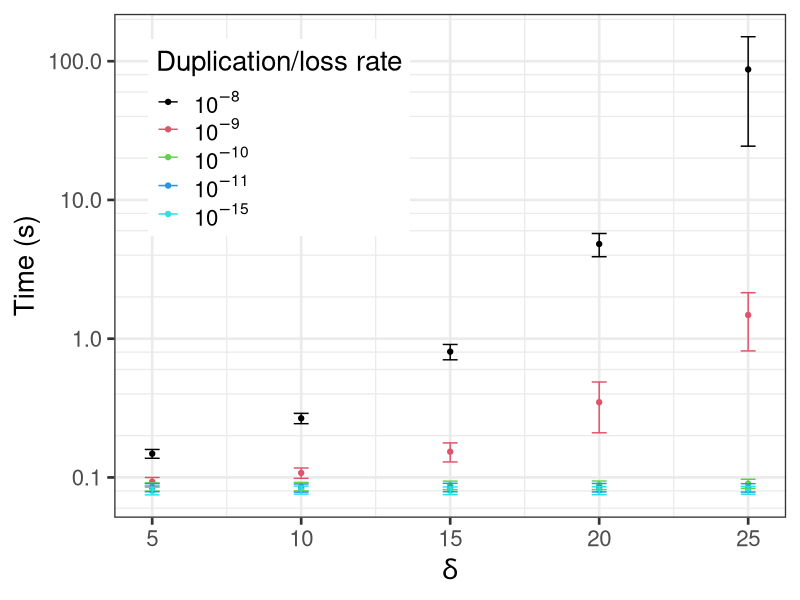
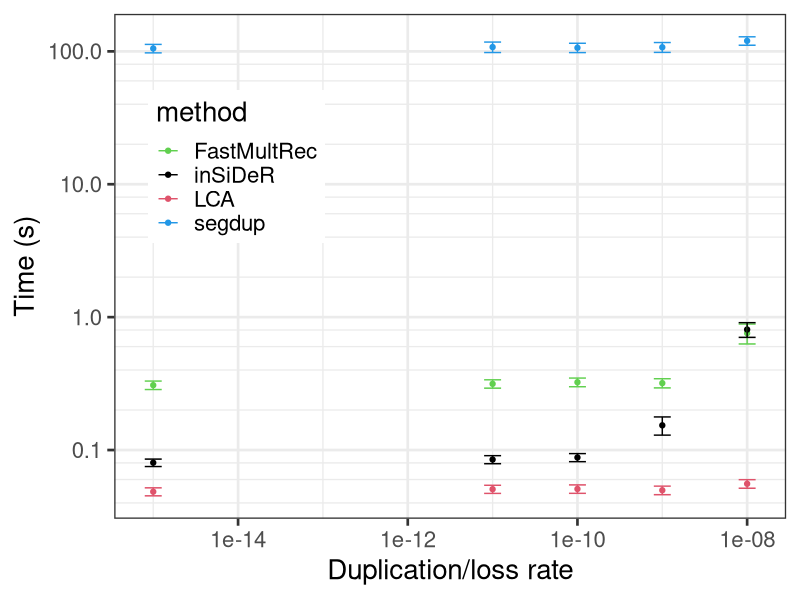
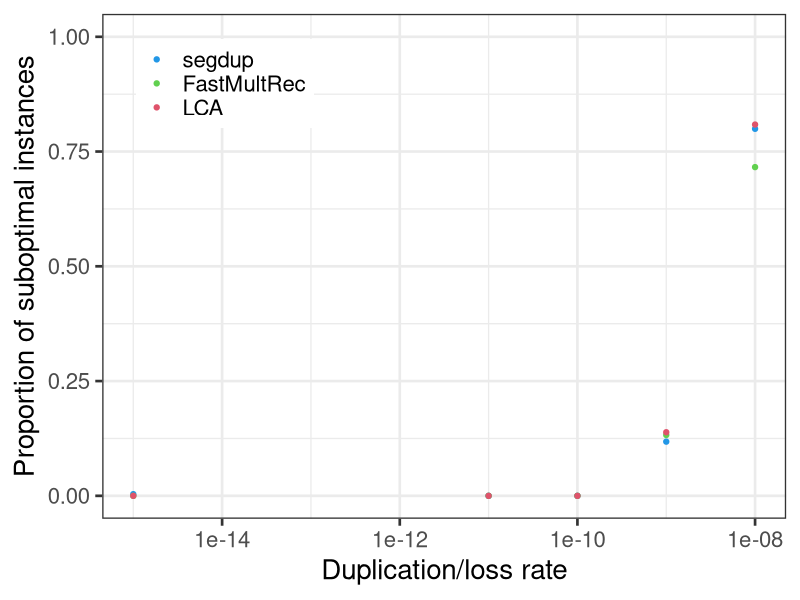

Recreate these plots in R, in order.
library(ggplot2)
library(scales)
library(reshape2)
theme_set(theme_bw(base_size=20))

#helper function for axis breaks
lb = function(maj, by=1, lower=0.1, radix=10) {
  function(x) {
    minx         = floor(max(-15,min(logb(x,radix), na.rm=T))) - 1
    maxx         = ceiling(max(logb(x,radix), na.rm=T)) + 1
    n_major      = maxx - minx + 1
    major_breaks = seq(minx, maxx, by=1)
    if (maj) {
      breaks = major_breaks
    } else {
      steps = logb(seq(by,radix-by,by=by),radix)
      breaks = rep(steps, times=n_major) +
               rep(major_breaks, each=floor(radix/by)-1)
    }
    radix^breaks
  }
}

dat <- read.csv("stats_wgd_all.csv", header=T)

attach(dat)

### 1. insider only vs d, colour = duprate

subdat <- subset(dat, method=="insider")
attach(subdat)

means <- aggregate(time ~ duprate + dup_cost, data = subdat, FUN=mean)
means$duprate <- factor(means$duprate)
counts <- aggregate(time ~ duprate + dup_cost, data = subdat, FUN=length)
sds <- aggregate(time ~ duprate + dup_cost, data = subdat, FUN=sd)


pdf("figures/wgd-d.pdf")
ggplot(data=means) + geom_point(aes(dup_cost, time, col=duprate)) +
	geom_errorbar(aes(dup_cost,ymin=time-2*sds$time/sqrt(counts$time),ymax=time+2*sds$time/sqrt(counts$time), col=duprate), width=0.5) + 
	scale_x_continuous(breaks=seq(0,100,by=5)) + scale_y_log10(minor_breaks=lb(FALSE,by=2)) +
	scale_colour_manual("Duplication/loss rate", values=1:5, labels=c(bquote(10^-8),bquote(10^-9),bquote(10^-10),bquote(10^-11),bquote(10^-15))) +
	theme(legend.position = c(.05, .95), legend.justification = c("left", "top"), legend.box.just = "right", legend.margin = margin(6, 6, 6, 6)) +
	xlab(bquote(delta)) + ylab("Time (s)")
dev.off()


### 2. all methods vs duprate, d = 15, colour = method

subdat <- subset(dat, dup_cost == 15)
subdat$duprate <- 10^(-subdat$duprate)
attach(subdat)

means <- aggregate(time ~ duprate + method, data = subdat, FUN=mean)
counts <- aggregate(time ~ duprate + method, data = subdat, FUN=length)
sds <- aggregate(time ~ duprate + method, data = subdat, FUN=sd)

pdf("figures/wgd-duprate.pdf")
ggplot(data=means) + geom_point(aes(duprate, time, col=method)) +
	geom_errorbar(aes(duprate,ymin=time-2*sds$time/sqrt(counts$time),ymax=time+2*sds$time/sqrt(counts$time), col=method), width=0.2) + 
	scale_x_log10(minor_breaks=lb(TRUE)) + scale_y_log10(minor_breaks=lb(FALSE,by=2)) +
	scale_colour_manual(values=c(3,1,2,4), labels=c("FastMultRec","inSiDeR","LCA","segdup")) +
	theme(legend.position = c(.05, .85), legend.justification = c("left", "top"), legend.box.just = "right", legend.margin = margin(6, 6, 6, 6)) +
	xlab("Duplication/loss rate") + ylab("Time (s)")
dev.off()


### 3. percentage of suboptimal instances

subopt <- read.csv("subopt.csv")
subopt$duprate <- 10^(-subopt$duprate)
subopt[,-1] <- subopt[,-1]/subopt$nbinstances
subopt <- melt(subopt, measure.vars = c("segdup","fastmultrec_greedy","lcamap"))

pdf("figures/wgd-subopt.pdf")
ggplot(data=subopt) + geom_point(aes(duprate,value, col=variable)) + 
	scale_x_log10(minor_breaks=lb(TRUE)) +
	ylim(c(0,1)) +
	scale_colour_manual(values=c(4,3,2), labels=c("segdup","FastMultRec","LCA")) +
	theme(legend.title=element_blank(),legend.position = c(.05, .95), legend.justification = c("left", "top"), legend.box.just = "right", legend.margin = margin(6, 6, 6, 6)) +
	xlab("Duplication/loss rate") + ylab("Proportion of suboptimal instances")
dev.off()
